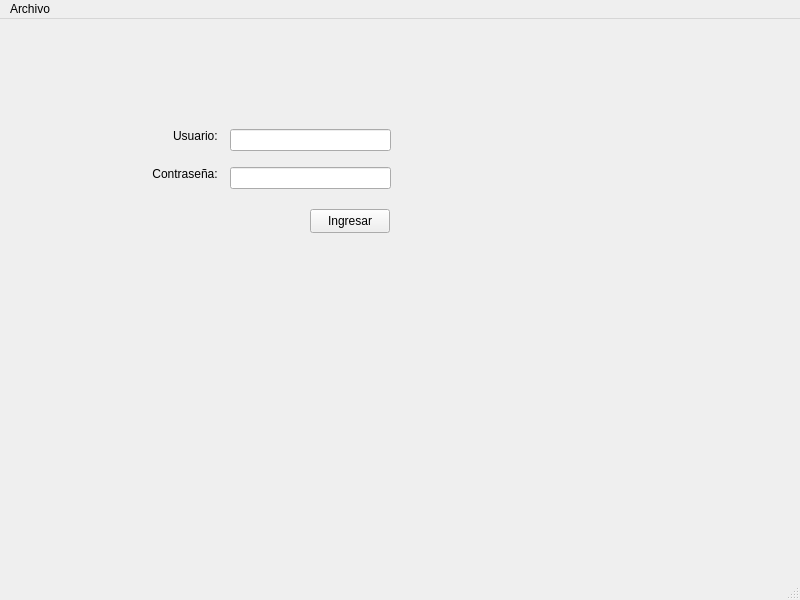
<?xml version="1.0" encoding="UTF-8"?>
<ui version="4.0">
 <class>MainWindow</class>
 <widget class="QMainWindow" name="MainWindow">
  <property name="geometry">
   <rect>
    <x>0</x>
    <y>0</y>
    <width>800</width>
    <height>600</height>
   </rect>
  </property>
  <property name="windowTitle">
   <string>MainWindow</string>
  </property>
  <widget class="QWidget" name="centralwidget">
   <widget class="QWidget" name="verticalLayoutWidget">
    <property name="geometry">
     <rect>
      <x>230</x>
      <y>100</y>
      <width>161</width>
      <height>81</height>
     </rect>
    </property>
    <layout class="QVBoxLayout" name="verticalLayout_2">
     <item>
      <widget class="QLineEdit" name="username"/>
     </item>
     <item>
      <widget class="QLineEdit" name="password">
       <property name="echoMode">
        <enum>QLineEdit::Password</enum>
       </property>
      </widget>
     </item>
    </layout>
   </widget>
   <widget class="QWidget" name="verticalLayoutWidget_2">
    <property name="geometry">
     <rect>
      <x>150</x>
      <y>100</y>
      <width>71</width>
      <height>71</height>
     </rect>
    </property>
    <layout class="QVBoxLayout" name="verticalLayout_3">
     <item>
      <widget class="QLabel" name="label">
       <property name="text">
        <string>Usuario: </string>
       </property>
       <property name="alignment">
        <set>Qt::AlignRight|Qt::AlignTrailing|Qt::AlignVCenter</set>
       </property>
      </widget>
     </item>
     <item>
      <widget class="QLabel" name="label_2">
       <property name="text">
        <string>Contraseña: </string>
       </property>
       <property name="alignment">
        <set>Qt::AlignRight|Qt::AlignTrailing|Qt::AlignVCenter</set>
       </property>
      </widget>
     </item>
    </layout>
   </widget>
   <widget class="QPushButton" name="pushButton">
    <property name="geometry">
     <rect>
      <x>310</x>
      <y>190</y>
      <width>80</width>
      <height>24</height>
     </rect>
    </property>
    <property name="text">
     <string>Ingresar</string>
    </property>
   </widget>
  </widget>
  <widget class="QMenuBar" name="menubar">
   <property name="geometry">
    <rect>
     <x>0</x>
     <y>0</y>
     <width>800</width>
     <height>21</height>
    </rect>
   </property>
   <widget class="QMenu" name="menuArchivo">
    <property name="title">
     <string>Archivo</string>
    </property>
    <addaction name="actionReportar_error"/>
    <addaction name="actionHelp"/>
   </widget>
   <addaction name="menuArchivo"/>
  </widget>
  <widget class="QStatusBar" name="statusbar"/>
  <action name="actionMantenimiento">
   <property name="text">
    <string>Mantenimiento</string>
   </property>
  </action>
  <action name="actionReportar_error">
   <property name="text">
    <string>Reportar error</string>
   </property>
  </action>
  <action name="actionHelp">
   <property name="text">
    <string>Acerca de</string>
   </property>
  </action>
 </widget>
 <resources/>
 <connections/>
</ui>
